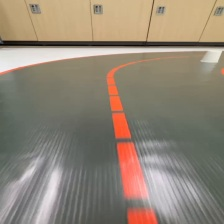
#> input picture yolo_lane_following/dataset/images/train/s00_000022.jpg, 224 x 224 px; its folder holds only this picture in this run
$ python images_to_video.py
#> lines starting #> are read from the running program, lines starting #| are printed output that depends on the picture
#!/usr/bin/env python3
"""Build a deterministic MP4 preview from a directory of dataset images."""
import argparse
import re
from pathlib import Path

import cv2


ROOT = Path(__file__).resolve().parent


def natural_key(path: Path):
    return [int(part) if part.isdigit() else part.lower()
            for part in re.split(r"(\d+)", path.as_posix())]


def main() -> None:
    parser = argparse.ArgumentParser(description="Convert an image tree to an MP4 video")
    parser.add_argument("--images", type=Path, default=ROOT / "dataset" / "images")
    parser.add_argument("--output", type=Path, default=ROOT / "artifacts" / "dataset_images.mp4")
    parser.add_argument("--fps", type=float, default=20.0)
    parser.add_argument("--exclude-augmented", action="store_true",
                        help="exclude synthetic *_obs frames")
    args = parser.parse_args()

    paths = sorted(args.images.rglob("*.jpg"), key=natural_key)
    if args.exclude_augmented:
        paths = [path for path in paths if not path.stem.endswith("_obs")]
    if not paths:
        raise SystemExit(f"No JPG images found under {args.images}")

    first = cv2.imread(str(paths[0]))
#> first is the input picture: shape (224, 224, 3); mean B, G, R 118, 133.3, 145
    if first is None:
        raise SystemExit(f"Cannot read {paths[0]}")
    height, width = first.shape[:2]
#> height = 224; width = 224
    args.output.parent.mkdir(parents=True, exist_ok=True)
    writer = cv2.VideoWriter(str(args.output), cv2.VideoWriter_fourcc(*"mp4v"),
                             args.fps, (width, height))
    if not writer.isOpened():
        raise SystemExit(f"Cannot create {args.output}")

    written = 0
    try:
        for path in paths:
            frame = cv2.imread(str(path))
            if frame is None:
                raise RuntimeError(f"Cannot read {path}")
            if frame.shape[:2] != (height, width):
                frame = cv2.resize(frame, (width, height), interpolation=cv2.INTER_AREA)
            label = path.relative_to(args.images).as_posix()
            cv2.rectangle(frame, (0, 0), (width, 18), (0, 0, 0), -1)
            cv2.putText(frame, label, (4, 13), cv2.FONT_HERSHEY_SIMPLEX, 0.34,
                        (255, 255, 255), 1, cv2.LINE_AA)
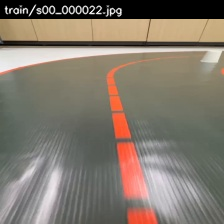
#> frame: shape (224, 224, 3); mean B, G, R 108.7, 120.6, 130.3
            writer.write(frame)
            written += 1
#> pass 2 of the loop in main, `for path in paths:`:
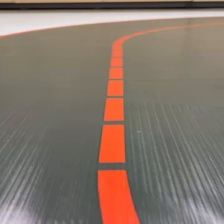
#> input picture yolo_lane_following/dataset/images/val/s01_000000.jpg, 224 x 224 px
#> in main, frame is the input picture: shape (224, 224, 3); mean B, G, R 106.1, 117.3, 133.3
#> in main, `cv2.putText(frame, label, (4, 13), cv2.FONT_HERSHEY_SIMPLEX, 0.34, (25..`:
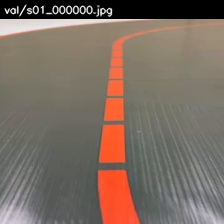
#> frame: shape (224, 224, 3); mean B, G, R 98.1, 108.6, 123.7
    finally:
        writer.release()

    print(f"Video: {args.output.resolve()}")
    print(f"Frames: {written} | size: {width}x{height} | FPS: {args.fps:g}")
#| Frames: 2 | size: 224x224 | FPS: 20


if __name__ == "__main__":
    main()
